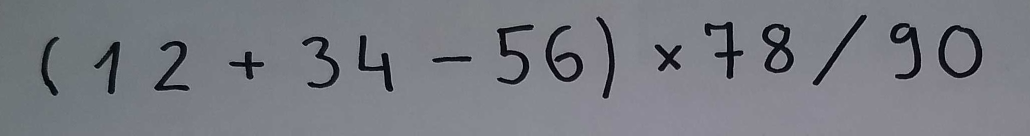
#> input picture test_images/bigger_all_numbers.png, 2059 x 271 px (shown at 1/2 size)
$ jupyter execute --allow-errors main_colab.ipynb
#> lines starting #> are read from the running program, lines starting #| are printed output that depends on the picture; after the words box and inside, x2 and y2 are one past the last pixel; in counts of white or black regions, pixels touching at a corner belong together
# Pildikalkulaator (<i>Picture Calculator</i>)

Autorid: Sille Habakukk, Ilmar Uduste

Projekti eesmärk oli luua programm, mis suudaks pildi pealt tuvastada matemaatilisi tehteid, neid Pythonisse sisse lugeda, arvutus lõpuni teha ning lõppvastus anda. Funktsionaalsus oleks seega sarnane Photomath äpile.

Põhiline fookus läks programmi arendamisel GUIga versiooni peale, aga LTAT.01.003 Tehisintellekt raames tekitasime ka Google Colabiks sobiliku .ipynb faili. Kahjuks ei jõudnud antud õppeaine raames programmi esialgse planeeritud võimekuseni viia, kuid loodetavasti piisab sellest miniprojekti jaoks. :)

Allpool on toodud pilt GUIst, mis on kättesaadaval meie projekti Githubis: https://github.com/ilmaruduste/picture_calculator/blob/dev/math_symbol_classification_ml.ipynb

# Ettevalmistus
## Moodulite import

[cell 1]
import os.path
import cv2
import numpy as np
import keras
import pandas as pd
import matplotlib.pyplot as plt
import sys
import math

## Kasutatud funktsioonid

[cell 2]
######## DEFINE FUNCTIONS ########
#sorteerib kastid nende x koordinaadi väärtuse põhjal
#st. et eeldame et tehe on kirjutatud ühes reas
def order_boxes(boxes):
    boxes.sort(key=lambda x:x[0])

# [7 lines of commented-out code are left out]
def remove_inside_boxes(boxes):
    remove_boxes = []
    for box_has_parent in boxes:
        xc,yc,wc,hc = box_has_parent
        for box_parent in boxes:
            xp,yp,wp,hp = box_parent
            if xc>=xp and yc>=yp and xp+wp>=xc+wc and yp+hp>=yc+hc and box_has_parent != box_parent:
                remove_boxes.append(box_has_parent)
    for box in remove_boxes:
        boxes.remove(box)
    return boxes

#lõikab bounding boxide põhjal välja pildist huvipakkuvad pildid
def get_crops(image, boxes, draw=False):
    crops = []
    for box in boxes:
        x,y,w,h = box
        crops.append(image[y:y+h,x:x+w])
    if draw:
        for i, crop in enumerate(crops):
            plt.subplot(1,len(crops),i+1)
            #plt.axis('off')
            plt.imshow(crop, cmap="gray")
    return crops

#muudab pildid listis ruudukujuliseks, lisades puhvrit ümber
def make_square(image_list, square_size=None):
    ruudud = []
    for image in image_list:
        h, w = image.shape
        og_square_edge = max(h,w)
        if h > w:
            pool = (h-w)//2
            #vasakule liidetav pilt, laiusega pool, kõrgusega h, värv 255
            vasakule = np.full((h,pool), 255)
            #paremale liidetav pilt, laiusega h-w-pool, kõrgusega h, värv 255
            paremale = np.full((h,h-w-pool), 255)
            ruudud.append(np.concatenate((vasakule,image,paremale), axis=1))
        else:
            pool = (w-h)//2
            #ules liidetav pilt, laiusega w, kõrgusega pool, värv 255
            ules = np.full((pool, w), 255)
            #alla liidetav pilt, laiusega w, kõrgusega w-h-pool, värv 255
            alla = np.full((w-h-pool, w), 255)
            ruudud.append(np.concatenate((ules,image,alla), axis=0))

    #vajadusel muudab ruutude suurust
    if square_size != None:
        lopp_ruudud = []
        for image in ruudud:
            lopp_ruudud.append(cv2.resize(np.array(image, dtype='uint8'), (square_size, square_size), interpolation=cv2.INTER_AREA))
        ruudud = lopp_ruudud
    return ruudud

#väljalõigatud piltide visualiseerimiseks
def draw_crops(crops, draw_axis='on'):
    for i, crop in enumerate(crops):
            plt.subplot(1,len(crops),i+1)
            plt.axis(draw_axis)
            plt.imshow(crop, cmap="gray")
            # plt.imshow(crop)

## Mudeli sisselaadimine

Laeme sisse tehisnärvivõrgu, mille arendus on notebookis math_symbol_classification_ml.ipynb. NN treeningandmestikuks kasutasime [Kaggle'ist leitud andmestikku](https://www.kaggle.com/xainano/handwrittenmathsymbols) ning edasine töö on seal samas notebookis kirjas.

#> (a cell that did not finish here is left out)

# Pilditöötlus

Pildikalkulaatori esimene samm on pilditöötlus.

## Pildi sisselugemine

Testimiseks kasutatud pildid leiab siit:
https://drive.google.com/drive/folders/1DgyAjqd-hFdPVKjGqwXlpsRn4YtYqpwl

[cell 4]
filename = 'test_images/bigger_all_numbers.png'

[cell 5]
img = cv2.imread(filename)
#> img is the input picture: shape (271, 2059, 3); mean B, G, R 130.2, 123.2, 120.7
plt.imshow(img)

## Pildi töötlemine
Eemaldame müra, suurendame kontrasti, leiame numbrite kontuurid, mille põhjal leiame ümbritsevad kastid.
Ümbritsevad kastid aitavad hiljem pildist välja lõigata osad, mida mudel peab ennustama tehtemärkideks ja numbriteks.

[cell 6]
def pildi_tootlus(img):
  img_gray = cv2.cvtColor(img, cv2.COLOR_BGR2GRAY)

  #blurimine vajalik et eemaldada müra
  blur_img = cv2.GaussianBlur(img_gray,(5,5),0)
  #thresholdimisega teeme hallist taustast valge ja tekstist musta
  ret, thresh = cv2.threshold(blur_img,0,255,cv2.THRESH_BINARY+cv2.THRESH_OTSU)
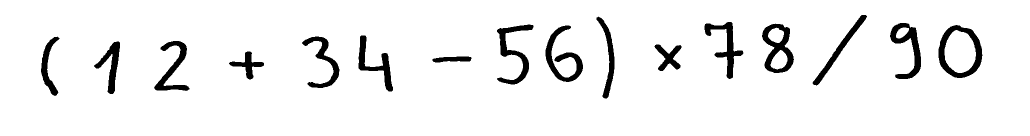
#> thresh: shape (271, 2059) (shown at 1/2 size); 94.1% white; 16 black regions, largest, box (x1, y1, x2, y2) and area: (1877, 50, 1965, 156) 3100, (1524, 47, 1588, 146) 2808, (1091, 51, 1166, 164) 2672
#> ret = 77

  # paksendan jooni kõvasti, et lähedalolevad sümbolid (nt võrdusmärgid) muutuksid üheks
  kernel = np.ones((13,13),np.uint8)
  thresh_dilate = cv2.erode(thresh, kernel, iterations=1)
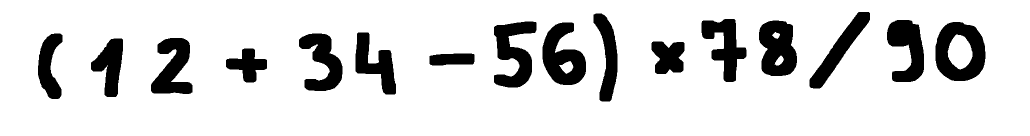
#> thresh_dilate: shape (271, 2059) (shown at 1/2 size); 85.8% white; 16 black regions

  contours,hierarchy = cv2.findContours(thresh_dilate, cv2.RETR_LIST, cv2.CHAIN_APPROX_SIMPLE)
#> contours = 21 contours; largest, box (x1, y1, x2, y2) and area: (0, 0, 2059, 271) 555660, (1870, 43, 1972, 163) 9862, (1084, 44, 1173, 171) 7186, (1517, 40, 1595, 153) 6968, (987, 42, 1074, 176) 6613
  # contours,hierarchy = cv2.findContours(thresh, cv2.RETR_LIST, cv2.CHAIN_APPROX_SIMPLE)
  boxed_img = img.copy()
  joined_boxes = []
  for cnt in contours:
      x,y,w,h = cv2.boundingRect(cnt)
      # kui kast ei ole terve pildi suurune siis lisame jälgitavasse
      if w < img_gray.shape[1] and h < img_gray.shape[0]:
          joined_boxes.append([x,y,w,h])
      boxed_img = cv2.rectangle(boxed_img,(x,y),(x+w,y+h),(255,0,0),1)
#> this loop made 21 passes
#> (x, y, w, h) on passes 1 to 12: (1118, 122, 29, 26), (1549, 111, 19, 20), (858, 106, 92, 26), (451, 96, 84, 70), (1302, 82, 68, 67), (181, 76, 66, 119), (301, 75, 85, 114), (1895, 69, 50, 70), (597, 66, 89, 117), (75, 66, 51, 133), (710, 64, 83, 126), (1544, 64, 16, 14)
#> (cnt, x, y, w, h) on pass 21: ([[0, 0], [0, 270], [2058, 270], [2058, 0]], 0, 0, 2059, 271)
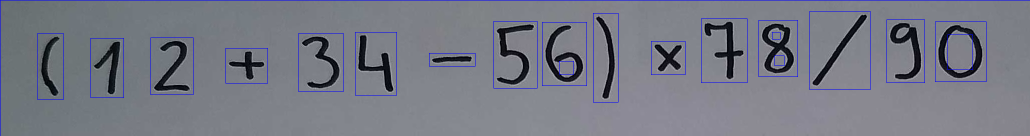
#> boxed_img: shape (271, 2059, 3) (shown at 1/2 size); mean B, G, R 132.2, 121.1, 118.6
#> after the loop, joined_boxes = 20 items, first 6: [1118, 122, 29, 26], [1549, 111, 19, 20], [858, 106, 92, 26], [451, 96, 84, 70], [1302, 82, 68, 67], [181, 76, 66, 119]

  joined_boxes = remove_inside_boxes(joined_boxes)
#> the loop in remove_inside_boxes, `for box_has_parent in boxes:` made 20 passes
#> after the loop in remove_inside_boxes, `for box_has_parent in boxes:`: remove_boxes = [[1118, 122, 29, 26], [1549, 111, 19, 20], [1895, 69, 50, 70], [1544, 64, 16, 14]]
#> the loop in remove_inside_boxes, `for box in remove_boxes:` made 4 passes
#> after the loop in remove_inside_boxes, `for box in remove_boxes:`: boxes = 16 items, first 6: [858, 106, 92, 26], [451, 96, 84, 70], [1302, 82, 68, 67], [181, 76, 66, 119], [301, 75, 85, 114], [597, 66, 89, 117]
#> joined_boxes has the same summary as boxes in remove_inside_boxes

  imgbytes = cv2.imencode(".png", boxed_img)[1].tobytes()
  plt.imshow(boxed_img)

  return thresh, joined_boxes

thresh, joined_boxes = pildi_tootlus(img)
#> joined_boxes has the same summary as boxes in remove_inside_boxes

[cell 7]
order_boxes(joined_boxes)
crops = get_crops(thresh, joined_boxes, True)
#> the loop in get_crops, `for box in boxes:` made 16 passes
#> (x, y, w, h) on passes 1 to 12: (75, 66, 51, 133), (181, 76, 66, 119), (301, 75, 85, 114), (451, 96, 84, 70), (597, 66, 89, 117), (710, 64, 83, 126), (858, 106, 92, 26), (987, 42, 87, 134), (1084, 44, 89, 127), (1186, 26, 50, 178), (1302, 82, 68, 67), (1402, 37, 92, 128)
#> after the loop in get_crops, `for box in boxes:`: crops = 16 items
#> the loop in get_crops, `for i, crop in enumerate(crops):` made 16 passes
#> crops = 16 items

crops = make_square(crops)
#> the loop in make_square, `for image in image_list:` made 16 passes
#> (h, w, og_square_edge, pool) on passes 1 to 12: (133, 51, 133, 41), (119, 66, 119, 26), (114, 85, 114, 14), (70, 84, 84, 7), (117, 89, 117, 14), (126, 83, 126, 21), (26, 92, 92, 33), (134, 87, 134, 23), (127, 89, 127, 19), (178, 50, 178, 64), (67, 68, 68, 0), (128, 92, 128, 18)
tiny_crops = make_square(crops, 45)
#> the loop in make_square (call 2), `for image in image_list:` made 16 passes
#> (h, w, og_square_edge) on passes 1 to 12: (133, 133, 133), (119, 119, 119), (114, 114, 114), (84, 84, 84), (117, 117, 117), (126, 126, 126), (92, 92, 92), (134, 134, 134), (127, 127, 127), (178, 178, 178), (68, 68, 68), (128, 128, 128)
#> the loop in make_square (call 2), `for image in ruudud:` made 16 passes
#> tiny_crops = 16 items
draw_crops(crops, draw_axis="off")
#> the loop in draw_crops, `for i, crop in enumerate(crops):` made 16 passes

Veel üks näide:

[cell 8]
img2 = cv2.imread('test_images/bigger_sintan.png')
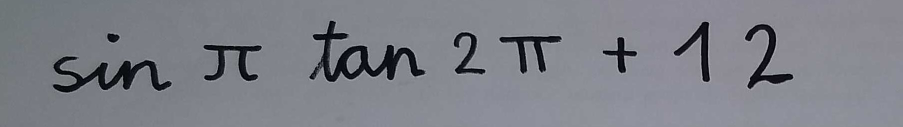
#> input picture test_images/bigger_sintan.png, 1805 x 254 px (shown at 1/2 size)
#> img2 is the input picture: shape (254, 1805, 3); mean B, G, R 136, 128, 125.8
plt.imshow(img2)

[cell 9]
thresh2, joined_boxes2 = pildi_tootlus(img2)
#> in pildi_tootlus (call 2), `ret, thresh = cv2.threshold(blur_img,0,255,cv2.THRESH_BINARY+cv2.THRES..`:
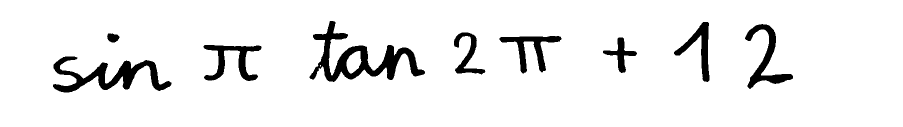
#> thresh: shape (254, 1805) (shown at 1/2 size); 93.7% white; 9 black regions, largest, box (x1, y1, x2, y2) and area: (619, 42, 850, 164) 7966, (106, 113, 343, 185) 6000, (1490, 48, 1586, 178) 3322
#> in pildi_tootlus (call 2), `ret, thresh = cv2.threshold(blur_img,0,255,cv2.THRESH_BINARY+cv2.THRES..`: ret = 80
#> in pildi_tootlus (call 2), `thresh_dilate = cv2.erode(thresh, kernel, iterations=1)`:
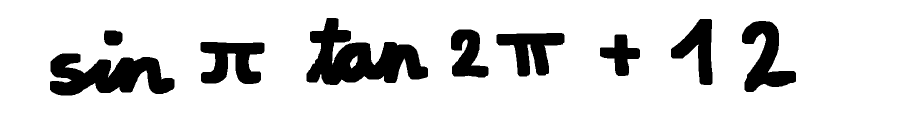
#> thresh_dilate: shape (254, 1805) (shown at 1/2 size); 85.9% white; 9 black regions
#> in pildi_tootlus (call 2), `contours,hierarchy = cv2.findContours(thresh_dilate, cv2.RETR_LIST, cv..`: contours = 11 contours; largest, box (x1, y1, x2, y2) and area: (0, 0, 1805, 254) 456412, (612, 35, 857, 171) 17245, (99, 106, 350, 192) 13615, (1483, 41, 1593, 185) 7670, (400, 83, 530, 169) 7171
#> the loop in pildi_tootlus (call 2), `for cnt in contours:` made 11 passes
#> (x, y, w, h) on passes 1 to 10: (700, 111, 15, 26), (99, 106, 251, 86), (400, 83, 130, 86), (1199, 68, 82, 85), (992, 65, 138, 89), (207, 60, 39, 32), (901, 58, 77, 98), (1483, 41, 110, 144), (1341, 37, 85, 134), (612, 35, 245, 136)
#> (cnt, x, y, w, h) on pass 11: ([[0, 0], [0, 253], [1804, 253], [1804, 0]], 0, 0, 1805, 254)
#> pass 2, in pildi_tootlus (call 2), `boxed_img = cv2.rectangle(boxed_img,(x,y),(x+w,y+h),(255,0,0),1)`:
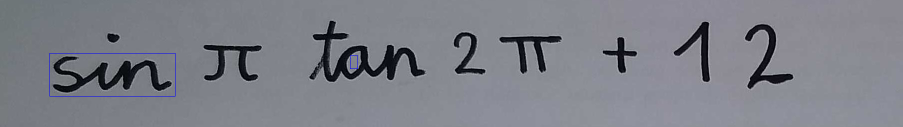
#> boxed_img: shape (254, 1805, 3) (shown at 1/2 size); mean B, G, R 136.2, 127.8, 125.6
#> pass 3, in pildi_tootlus (call 2), `boxed_img = cv2.rectangle(boxed_img,(x,y),(x+w,y+h),(255,0,0),1)`:
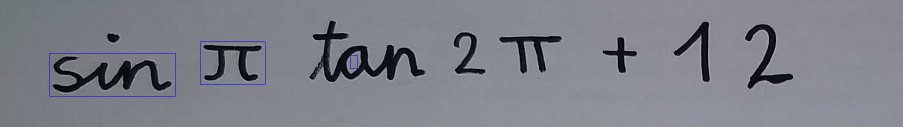
#> boxed_img: shape (254, 1805, 3) (shown at 1/2 size); 0.09% of pixels changed, all inside (x1, y1, x2, y2) = (400, 83, 531, 170)
#> after the loop in pildi_tootlus (call 2), `for cnt in contours:`:
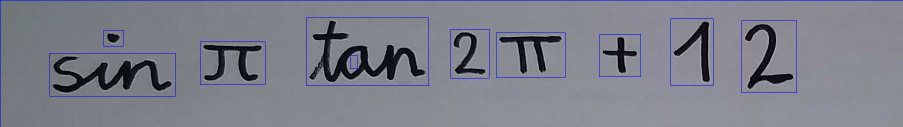
#> boxed_img: shape (254, 1805, 3) (shown at 1/2 size); 1.1% of pixels changed, all inside (x1, y1, x2, y2) = (0, 0, 1805, 254)
#> after the loop in pildi_tootlus (call 2), `for cnt in contours:`: joined_boxes = [[700, 111, 15, 26], [99, 106, 251, 86], [400, 83, 130, 86], [1199, 68, 82, 85], [992, 65, 138, 89], [207, 60, 39, 32], [901, 58, 77, 98], [1483, 41, 110, 144], [1341, 37, 85, 134], [612, 35, 245, 136]]
#> the loop in remove_inside_boxes (call 2), `for box_has_parent in boxes:` made 10 passes
#> the loop in remove_inside_boxes (call 2), `for box in remove_boxes:` made 1 pass
#> in pildi_tootlus (call 2), `joined_boxes = remove_inside_boxes(joined_boxes)`: joined_boxes = [[99, 106, 251, 86], [400, 83, 130, 86], [1199, 68, 82, 85], [992, 65, 138, 89], [207, 60, 39, 32], [901, 58, 77, 98], [1483, 41, 110, 144], [1341, 37, 85, 134], [612, 35, 245, 136]]
#> joined_boxes2 has the same summary as joined_boxes in pildi_tootlus

[cell 10]
order_boxes(joined_boxes2)
draw_crops(make_square(get_crops(thresh2, joined_boxes2, False),45), draw_axis="off")
#> the loop in get_crops (call 2), `for box in boxes:` made 9 passes
#> the loop in draw_crops (call 2), `for i, crop in enumerate(crops):` made 9 passes
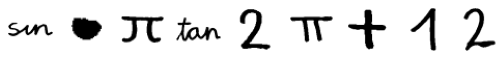
#> figure drawn by matplotlib, 9 panels

# Mudel ja treenimine

Mudeli treenimiseks kasutasime Kaggle'i andmestiku [Handwritten math symbols dataset](https://www.kaggle.com/xainano/handwrittenmathsymbols). See andmestik sisaldab nii matemaatilisi sümboleid kui ka numbreid ja mõningaid tähti. Pildid on suurusega 45x45.

Kasutasime Kaggle'i [postituses](https://www.kaggle.com/xainano/handwrittenmathsymbols/discussion/85277) esitatud skripti et puhastada andmestik duplikaatidest (üle 80% algandmetest).

Täpsem treenimine on nähtav Gitis: https://github.com/ilmaruduste/picture_calculator/blob/dev/math_symbol_classification_ml.ipynb

[cell 11]
#Peame mudeli sisendiks tegema piltidel jooned õhemaks, kuna treening pildid on väga peenikeste joontega
kernel = np.ones((2,2),np.uint8)
#> kernel = [[1, 1], [1, 1]]
dilated_crops = np.array([cv2.dilate(crop, kernel, iterations=2) for crop in tiny_crops])
draw_crops(dilated_crops, draw_axis="off")

#> (the rest of this cell did not finish here and is left out)

#> (a cell that did not finish here is left out)

Nagu näha, siis mudel ei suuda väga häesti ennustada, mis on piltidel, vähemalt mitte piisavalt hästi, et seda saaks sisendina kasutada kalkulaatoris.

# Kalkulaatorid
Projekti käigus valmis kaks kalkulaatori versiooni. Mõlemad kalkulaatorid võtavad sisendiks mudeli väljastatud listi pildilt leitud elementidest.

Üks kalkulaator võimaldab lihtsate tehete korral +-*/ võrrandis oleva suure A väärtust arvutada.

Teine kalkulaator võimaldab arvutada ilma muutujateta tehteid, tuvastab märke +-*/() sin tan cos pi.

## Võrrandi A suhtes lahendav kalkulaator

Kalkulaator eeldab, et A esineb ainult ühes kohas võrrandis.

[cell 13]
def find_A(equation_list, eelmine_tehtepool = None, algne = None):
    if algne == None:
        algne = ''.join(equation_list)
    #ühenda täisarvud stringidena
    new_equation_list = []
    for i, element in enumerate(equation_list):
        try:
            #kui liitmistehe õnnestub, siis on tegu numbritega.
            number = int(new_equation_list[-1])+int(element)
            #eelmisele elemendile lisan uue elemendi
            new_equation_list[-1] = new_equation_list[-1]+str(element)
        except:
            #kui ei olnud number, või eelmine ei olnud number, siis lisan uue
            new_equation_list.append(element)
    equation_list = new_equation_list

    #panen kokku ühest tehtemärgist teise tehtemärgini, va =
    #esimene märk ei pruugi olla tehtemärk
    tehtemargid = [0]
    for i in range(len(equation_list)):
        if equation_list[i] in ["+","-","/","*"]:
            tehtemargid.append(i)
        #võrdusmärgi peaks teistest eraldama
        if equation_list[i] == "=":
            tehtemargid.append(i)
            tehtemargid.append(i+1)
    #viimane sümbol ei saa olla tehtemärk, aga on vaja teada mis oleks viimane sümbol
    tehtemargid.append(len(equation_list))

    tehted = []
    for i in range(len(tehtemargid)-1):
        tehted.append(''.join(equation_list[tehtemargid[i]:tehtemargid[i+1]]))
    #eemaldan null kirjed, mis tekivad kui esimene sümbol ON tehtemärk
    tehted = list(filter(None, tehted))

    #korrutamise ja jagamise tehted on keerulisemad
    korjag = []
    for i in range(len(tehted)):
        if tehted[i][0] in ["/","*"]:
            korjag[-1] = korjag[-1]+str(tehted[i])
        #peale
        else:
            korjag.append(tehted[i])
    tehted = korjag

    #kus on A
    A_loc = [i for i, tehe in enumerate(tehted) if 'A' in tehe] #eeldan alguses et A on ainult 1
    A_element = tehted[A_loc[0]]

    #kus on =
    eq_loc = tehted.index('=')

    #jaotan tehte A-ga pooleks ja tehtega pooleks
    if A_loc[0] < eq_loc:
        A_pool = tehted[:eq_loc]
        tehte_pool = ''.join(tehted[eq_loc+1:])
    else:
        A_pool = tehted[eq_loc+1:]
        tehte_pool = ''.join(tehted[:eq_loc])

    #tõstan A-i poolelt ära kõik elemendid, mis ei sisalda A-i
    if len(A_pool) > 1:
        for element in A_pool:
            if element != A_element:
                tehte_pool = '('+tehte_pool+')'+switch_sign(element)

    A_pool = A_element

    if "*" in A_pool:
        splititud = A_pool.split('*')
        for element in splititud:
            if "A" not in element:
                tehte_pool = '('+tehte_pool+')'+"/"+element
            if "A" in element:
                A_pool = element

    if "/" in A_pool:
        A_loc = A_pool.index("A")
        div_loc = A_pool.index('/')
        if A_loc < div_loc:
            splititud = A_pool.split('/')
            tehte_pool = '('+tehte_pool+')'+"*"+splititud[1]
            A_pool = splititud[0]
        else:
            splititud = A_pool.split('/')
            tehte_pool = splititud[0]+"/"+'('+tehte_pool+')'
            A_pool = splititud[1]

    if len(A_pool)>1: # peaks võimalik olema ainult siis, kui A-il on korrutusmärgita kordaja
        splititud = A_pool.split("A")
        for element in splititud:
            if element != '':
                if len(element)==1 and element.isdigit()==False:
                    element=element+"1"
                tehte_pool = '('+tehte_pool+')'+"/"+element
                A_pool = "A"

    if len(A_pool) == 1:
        return algne+ "   =>   A="+ str(eval(tehte_pool))
    else:
        vabandus = "Antud tehe on kalkulaatorile liiga keeruline. Vabandust."
        lopp_tehe = A_pool +"="+tehte_pool
        return vabandus + "Jõudsin nii kaugele:" + lopp_tehe

def switch_sign(element):
    symbol = element[0]
    if symbol not in ["+","-","/","*"]:
        return '-'+element[0:]
    elif symbol == "+":
        return '-'+element[1:]
    elif symbol == "-":
        return '+'+element[1:]
    elif symbol == "*":
        return '/'+element[1:]
    elif symbol == "/":
        return '*'+element[1:]

[cell 14]
model_output = ["A","-","7","=","1","2","3"]
print(find_A(model_output))
print("-----")
model_output = ["3","A","+","5","=","0","+","5"]
print(find_A(model_output))
print("-----")
model_output = ["6","*","A","+","5","+","5","=","7","2","/","6"]
print(find_A(model_output))
print("-----")
model_output = ["-","A","/","3","=","4"]
print(find_A(model_output))
print("-----")
model_output = ["5","=","-","15","/","3","A"]
print(find_A(model_output))
print("-----")
model_output = ["5","+","3","A", "+", "9","=","0"]
print(find_A(model_output))
print("-----")
model_output = list("6*A/7=1")
print(find_A(model_output))
print("-----")
model_output = list("6*3/2=A+5")
print(find_A(model_output))

## Tehte kalkulaator

[cell 15]
def calculate(equation_list,debug=False):
    #try:
#> called with debug = False
        algne = equation_list.copy()

        if debug:
            print(''.join(equation_list))

        #sin, cos, tan peaks leidma
        # trig funktsioonile järgnevast avaldisest kuni järgmise pluss, miinus märgini
        # v.a siis kui järgmine element on juba sulg
        for i, element in enumerate(equation_list):
            if element in ["sin","cos","tan"] and equation_list[i+1] != "(":
                equation_list.insert(i+1,"(")
                loppev_sulg_ix = find_next(equation_list, i, ["+","-","sin","cos","tan"])
                if loppev_sulg_ix != i:
                    equation_list.insert(loppev_sulg_ix,")")
                else:
                    equation_list.insert(len(equation_list),")")

        if debug:
            print(''.join(equation_list))

        #kui trig funktsioonide vahele oli pandud jagamis/kordusmärk, siis võis siin tekkida probleem "*)" või "/)"
        for i, element in enumerate(equation_list):
            if element == ")" and equation_list[i-1] in ["*","/"]:
                equation_list[i]=equation_list[i-1]
                equation_list[i-1]=")"

        #teatud tehted on ainult math moodulist
        for i, element in enumerate(equation_list):
            if element in ["sin","cos","tan", "pi"]:
                equation_list[i]="math."+equation_list[i]

        if debug:
            print(equation_list)

        #math mooduli tehted võivad olla võrrandis järjest ilma korrutusmärgita, seda python ei oska lugeda
        # selleks hetkeks funktsioonis on kõigi math moodulite avaldised sulgudes

        for i, element in enumerate(equation_list):
            if "math" in element and i != 0 and equation_list[i-1] in [")","math.pi","0","1","2","3","4","5","6","7","8","9"]:
                equation_list.insert(i,"*")
            if element == "math.pi" and i != len(equation_list)-1 and equation_list[i+1] in ["(","math.pi","0","1","2","3","4","5","6","7","8","9"]:
                equation_list.insert(i+1,"*")

        if debug:
            print(equation_list)

        return ''.join(''.join(algne)+"=>"+''.join(equation_list)+"="+ str(eval(''.join(equation_list))))
    #except:
     #   return "Antud tehe ei ole matemaatiliselt korrektne."

#tagastab järgmise lookup_symbol listi kuuluva elemendi indeksi
def find_next(equation_list, current_index, lookup_symbols):
    locations = [i for i, symbol in enumerate(equation_list) if symbol in lookup_symbols]
    next_index = current_index
    for index in locations:
        if index > next_index:
            return index
    return next_index

#tagastab eelmise lookup_symbol listi kuuluva elemendi indeksi
def find_prev(equation_list, current_index, lookup_symbols):
    locations = [i for i, symbol in enumerate(equation_list) if symbol in lookup_symbols]
    prev_index = current_index
    for index in locations:
        if index < prev_index:
            return index
    return prev_index

[cell 16]
print(calculate(["cos","1","0","*","sin","1","0"]))
print(calculate(["tan","1","0","sin","1","0"]))
print(calculate(["cos","10","+","3","sin","10"]))
print(calculate(["sin","1","+","2"]))
print(calculate(["sin","1"]))
print(calculate(["pi","3"]))
print(calculate(["1","2","3","+","7"]))
print(calculate(["0","+","5","/","3"]))
print(calculate(["7","2","/","6","-","10","/","6"]))
print(calculate(["-","4","/","3"]))
print(calculate(["15","/","3","-","5"]))
print(calculate(["5","+","3", "+", "9"]))
print(calculate(list("6*1/7")))
print(calculate(list("6*3/2+5")))
